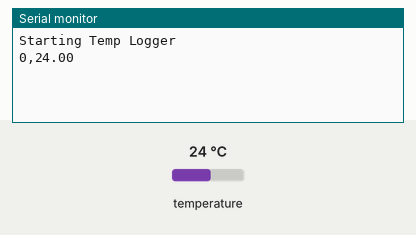
Recording of a sketch running on a simulated Arduino Uno, built with avr-gcc and run on an emulated ATmega328P. On the bench: the last lines printed to the serial monitor. Inputs (shaded band) come from the test bench; at power-on: temperature 24 °C. Storage starts empty.

Above: at 1.3 s.
1.4 s: temperature set to 12 °C
At 3.7 s:
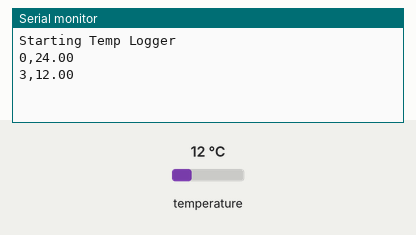
5.3 s: temperature set to 19 °C
At 6.5 s:
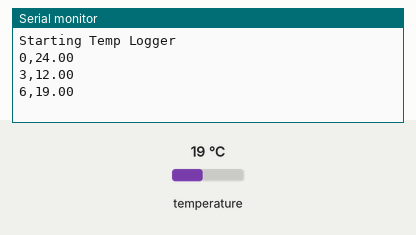
Timing chart, 0 to 8.3 s (numbered marks = the images above; inputs shaded):
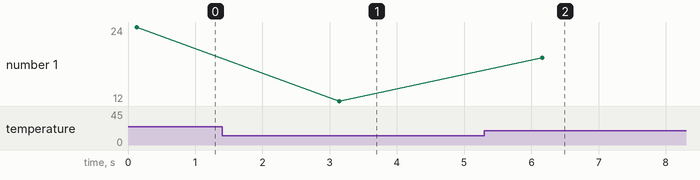

Measured:
- after the input at 1.4 s, the serial monitor: prints a new line after 1.7 s (image 1)
- after the input at 5.3 s, the serial monitor: prints a new line after 0.86 s (image 2)
- plotted number 1: 24 → 12 after the input at 1.4 s, 12 → 19 after the input at 5.3 s

The sketch:

TempLogger.ino
```cpp
#include <Wire.h>
#include <SPI.h>
#include <SD.h>
#include <Adafruit_Sensor.h>
#include <Adafruit_BME280.h>

int BME_CS = 9;
int SD_CS = 10;

float sealevel = 1013.25;

Adafruit_BME280 bme(BME_CS);

void setup() {
    Serial.begin(9600);
    Serial.println("Starting Temp Logger");

    if (!SD.begin(SD_CS)) {
        Serial.println("SDCard Failed or Not Present");
        return;
    }

    if (!bme.begin()) {
        Serial.println("BME280 Failed or Not Present");
        return 0;
    }
    delay(100);
}
void loop() {
    float temp = bme.readTemperature();
    int time = millis()/1000;
    writeData(temp, time);
    Serial.print(time);
    Serial.print(",");
    Serial.println(temp);
    delay(3000);
}

float readTemp(){
    float temp = bme.readTemperature();
    SPI.end();
    return temp;
}

void writeData(float temp, int time){
    File dataFile = SD.open("templog.txt", FILE_WRITE);
    if (dataFile) {
       dataFile.print(time);
       dataFile.print(" ");
       dataFile.println(temp);
       dataFile.close();
    }
    else {
      Serial.println("error opening file");
    }

}
```
